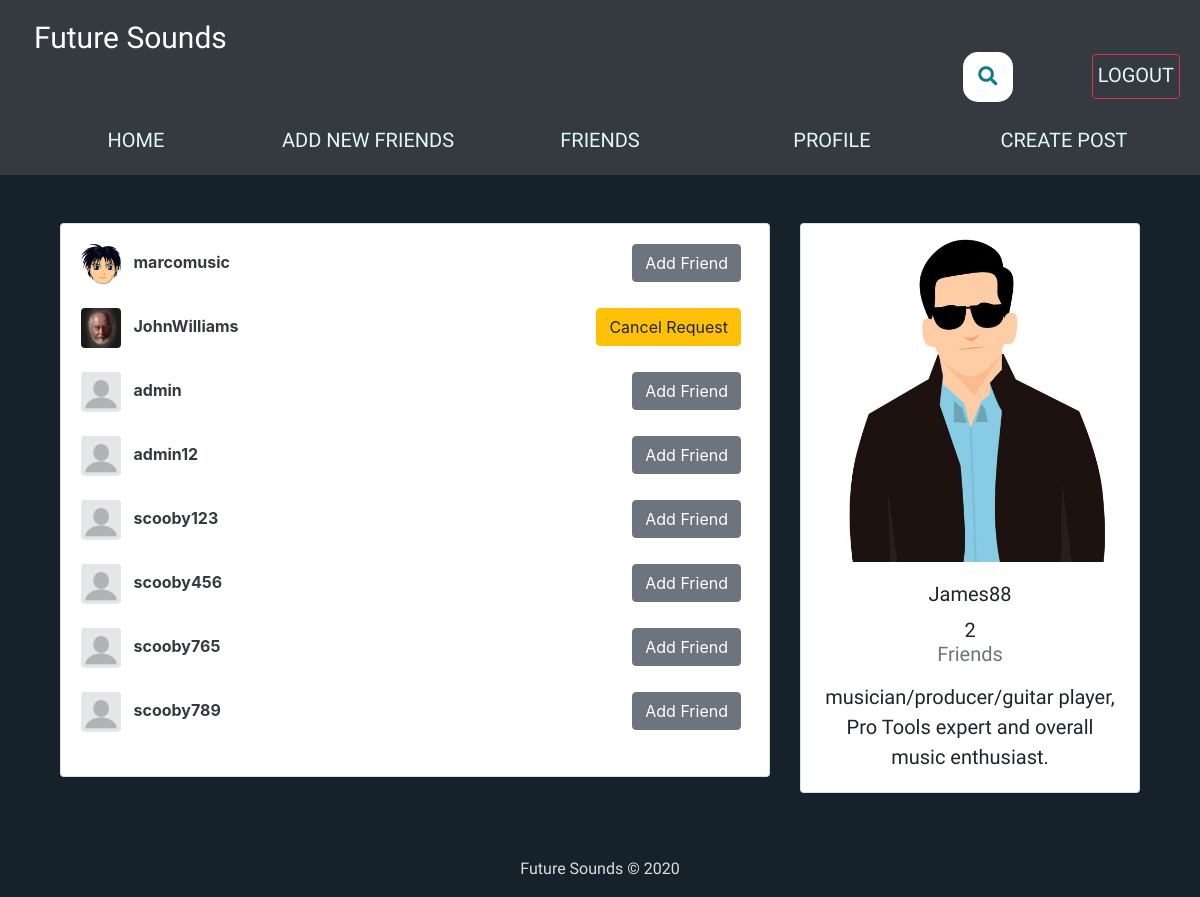
/users/ (signed in), run on an earlier commit of the app's database.
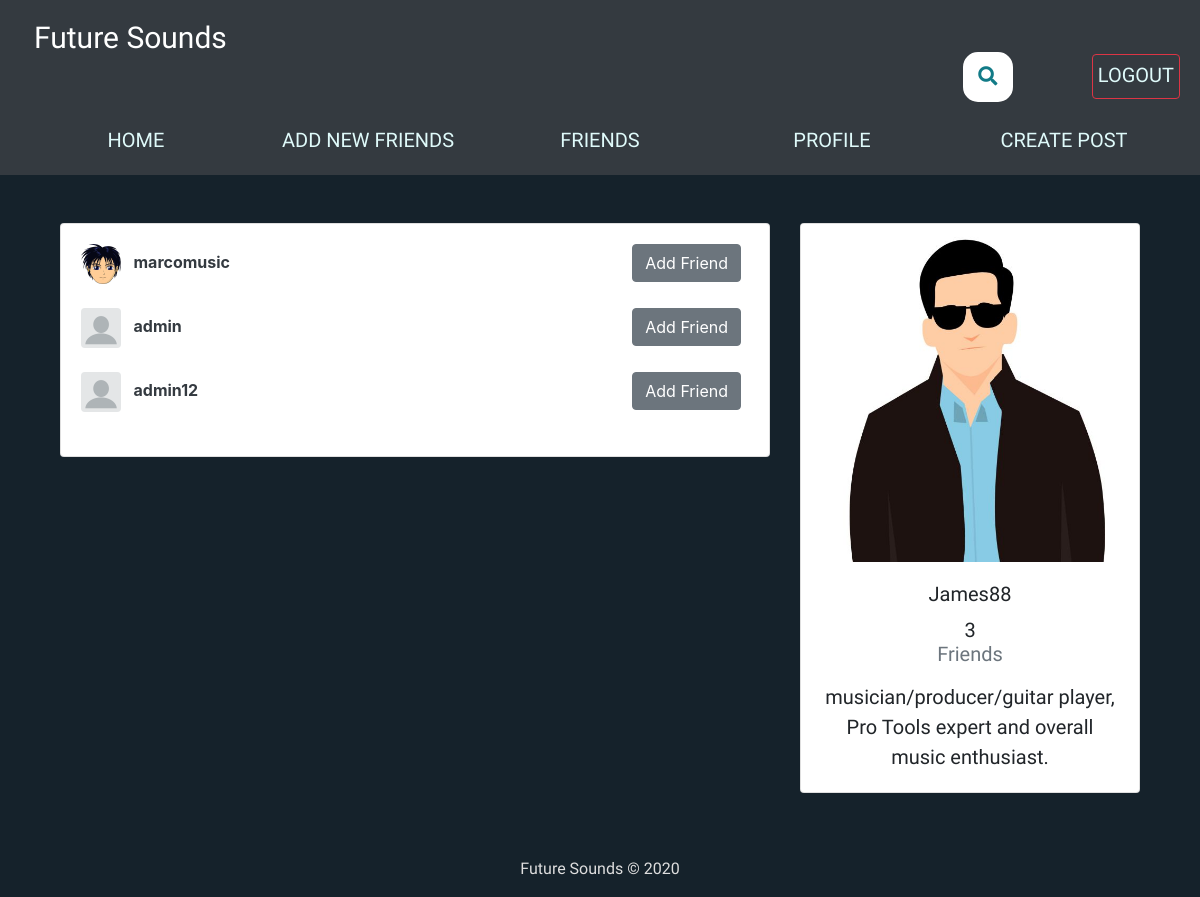
And on a later commit of the database.
### users/models.py (models this page shows)
class Profile(models.Model):
    user = models.OneToOneField(User, on_delete=models.CASCADE)
    image = models.ImageField(default='default.png', upload_to='profile_pics')
    slug = AutoSlugField(populate_from='user')
    bio = models.CharField(max_length=255, blank=True)
    friends = models.ManyToManyField('Profile', blank=True)
    def __str__(self):
        return str(self.user.username)
    def get_absolute_url(self):
        return "/users/{}".format(self.slug)

### users/views.py (the view)
# urls.py: path('users/', user_views.users_list, name='users_list'),
@login_required
def users_list(request):
    users = Profile.objects.exclude(user=request.user)
    sent_friend_requests = FriendRequest.objects.filter(from_user=request.user)
    sent_to = []
    friends = []
    for user in users:
        friend = user.friends.all()
        for f in friend:
            if f in friends:
                friend = friend.exclude(user=f.user)
        friends+=friend
    my_friends = request.user.profile.friends.all()
    for i in my_friends:
        if i in friends:
            friends.remove(i)
    if request.user.profile in friends:
        friends.remove(request.user.profile)
    my_users = list(users.order_by('user'))[0:10]
    for r in my_users:
        if r in friends:
            my_users.remove(r)
    friends+=my_users
    for i in my_friends:
        if i in friends:
            friends.remove(i)
    for se in sent_friend_requests:
        sent_to.append(se.to_user)
    context = {
        'users': friends,
        'sent': sent_to
    }
    return render(request, "users/users_list.html", context)

### users/templates/users/users_list.html (shortened to what this page needs)
{% extends "feed/layout.html" %} {% load static %} {% block searchform %}
<div class="container2">
<link rel="stylesheet" href="https://use.fontawesome.com/releases/v5.3.1/css/all.css"
integrity="sha384-mzrmE5qonljUremFsqc01SB46JvROS7bZs3IO2EmfFsd15uHvIt+Y8vEf7N7fWAU">
<form class="searchbar" action="{% url 'search_users' %}" method="get"">
  <button id="search_btn" type="submit">
  <i class="fa fa-search"></i>
  </button>
</form>
</div>
{% endblock searchform %} {% block content %}
<div class="container">
  <div class="row">
    <div class="col-md-8">
      {% if users %}
      <div class="card card-signin my-5">
        <div class="card-body">
          {% for user_p in users %}
          <a href="{{ user_p.get_absolute_url }}"
            ><img
              src="{{ user_p.image.url }}"
              class="rounded mr-2"
              width="40"
              height="40"
              alt=""
          /></a>
          <a class="text-dark" href="{{ user_p.get_absolute_url }}"
            ><b>{{ user_p }}</b></a
          >
          {% if not user_p.user in sent %}
          <small class="float-right">
            <a
              class="btn btn-secondary mr-2"
              href="{% url 'send_friend_request' user_p.user.username %}"
              >Add Friend</a>
          </small>
          {% else %}
          <small class="float-right">
            <a
              class="btn btn-warning mr-2"
              href="{% url 'cancel_friend_request' user_p.user.username %}"
              >Cancel Request</a
            >
          </small>
          {% endif %}
          <br /><br />
          {% endfor %}
        </div>
      </div>
      {% else %}
      <h5><i>No new people to add now! Please come back later!</i></h5>
      {% endif %}
    </div>
    <div class="col-md-4">
      <div class="card card-signin my-5">
        <a href="{{ request.user.profile.get_absolute_url }}"
          ><img
            class="card-img-top"
            src="{{ request.user.profile.image.url }}"
            alt=""
        /></a>
        <div class="card-body">
          <h5 class="card-title text-center">{{ request.user }}</h5>
          <h6 class="text-center">
            {{ request.user.profile.friends.count }}
            <p class="text-muted">Friends</p>
          </h6>
          <p class="card-text text-center">{{ request.user.profile.bio }}</p>
        </div>
      </div>
    </div>
  </div>
  {% endblock content %} {% block jsfiles %}{% endblock jsfiles %}

What changed in the data, as far as the page shows it:
no longer on this page (row unchanged): Profile: image (picture), user.username "JohnWilliams", shows "Cancel Request"
removed Profile: image (placeholder picture), user.username "scooby123", shows "Add Friend"
removed Profile: image (placeholder picture), user.username "scooby456", shows "Add Friend"
removed Profile: image (placeholder picture), user.username "scooby765", shows "Add Friend"
removed Profile: image (placeholder picture), user.username "scooby789", shows "Add Friend"
Also different on the page:
{{ request.user.profile.friends.count }}: "2" → "3"
